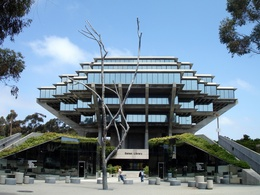
%> input picture ECE 253/HW1/code/geisel.jpg, 260 x 195 px, shrunk from 3072 x 2304 before the run
$ octave P3.m   (GNU Octave 9; MATLAB toolbox functions it lacks are replaced by stand-ins)
%> lines starting %> are read from the running program, lines starting %| are printed output that depends on the picture
### ECE 253/HW1/code/compute_norm_rgb_histogram.m
function [result] = compute_norm_rgb_histogram(image)
    rgbChannel = zeros(32,3);
    [m,n,rgb] = size(image);
%> m = 195; n = 260; rgb = 3
    for x = 1 : size(image,1)
        for y = 1 : size(image,2)
            for i = 1 : 3
                bin = floor(image(x,y,i)/8);
                rgbChannel(bin+1,i) = rgbChannel(bin+1,i) + 1;
            end
        end
    end
%> after the loop, rgbChannel = 32 rows, first 12: [1987 1552 1441; 2255 2145 2391; 1855 1769 2058; 1871 1615 1845; 1707 1502 1644; 1646 1577 1568; 1613 1479 1464; 1574 1529 1439; 1419 1441 1364; 1419 1398 1313; 1208 1249 1108; 985 1135 892]
    normalized = rgbChannel/(m*n*rgb);
%> normalized = 32 rows, first 12: [0.0131 0.0102 0.00947; 0.0148 0.0141 0.0157; 0.0122 0.0116 0.0135; 0.0123 0.0106 0.0121; 0.0112 0.00988 0.0108; 0.0108 0.0104 0.0103; 0.0106 0.00972 0.00963; 0.0103 0.0101 0.00946; 0.00933 0.00947 0.00897; 0.00933 0.00919 0.00863; 0.00794 0.00821 0.00728; 0.00648 0.00746 0.00586]
    result  = reshape(normalized, 1, 96);
%> result = 96 values, max 0.0379 at index 94, min 0.00023 at index 32, mean 0.0104
end

### ECE 253/HW1/code/P3.m
clear
image = double(imread('geisel.jpg'));

result = compute_norm_rgb_histogram(image);
redX = 1 : 32;
redY = result(1:32);
%> redY = 32 values, max 0.0314 at index 17, min 0.00023 at index 32, mean 0.0104
greenX = 33 : 64;
greenY = result(33:64);
%> greenY = 32 values, max 0.0313 at index 24, min 0.00151 at index 32, mean 0.0104
blueX = 65 : 96;
blueY = result(65:96);
%> blueY = 32 values, max 0.0379 at index 30, min 0.00369 at index 20, mean 0.0104
%Plot the graph
figure,bar(redX,redY,'r');
hold on
bar(greenX, greenY, 'g');
hold on
bar(blueX, blueY, 'b');
xlabel('bin numbers') % x-axis label
ylabel('normalized intensity') % y-axis label
title('Histogram');
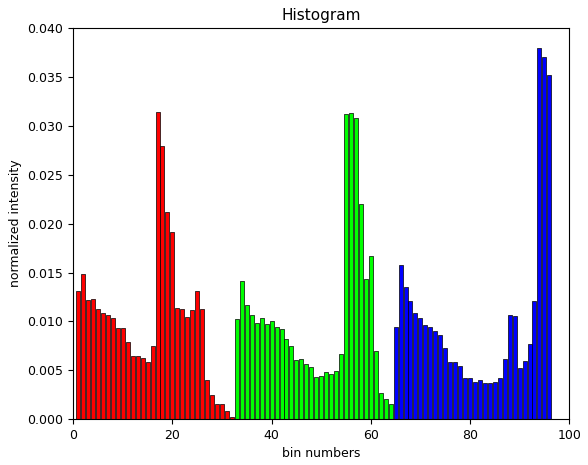
%> figure redrawn from the program's plot data; tallest bar 0.0314 high, from x = 16.6 to 17.4; tallest bar 0.0313 high, from x = 55.6 to 56.4; tallest bar 0.0379 high, from x = 93.6 to 94.4
